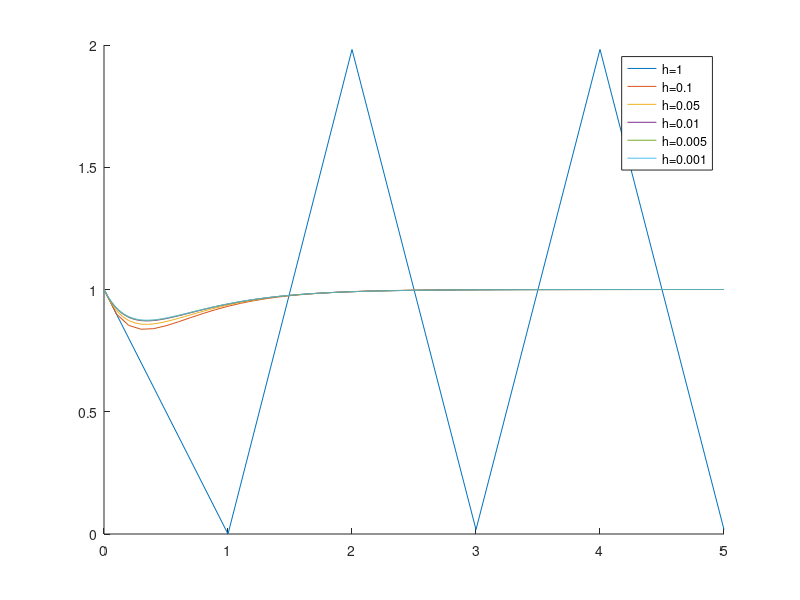

MATLAB code for this plot:

% Euler's Method
% Initial conditions and setup
h = 1; %(enter your step size here);  % step size
x = 0:h:5; %(enter the starting value of x here):h:(enter the ending value of x here);  % the range of x
y = zeros(size(x));  % allocate the result y
y(1) = 1; %(enter the starting value of y here);  % the initial y value
n = numel(y);  % the number of y values

for i=1:n-1
    f = 2-exp(-4*x(i))-2*y(i); %the expression for y' in your DE
    y(i+1) = y(i) + h * f;
end

hold on;
plot(x,y);

%% 0.1
h = 0.1;%(enter your step size here);  % step size
x = 0:h:5; %(enter the starting value of x here):h:(enter the ending value of x here);  % the range of x
y = zeros(size(x));  % allocate the result y
y(1) = 1; %(enter the starting value of y here);  % the initial y value
n = numel(y);  % the number of y values

for i=1:n-1
    f = 2-exp(-4*x(i))-2*y(i); %the expression for y' in your DE
    y(i+1) = y(i) + h * f;
end

hold on;
plot(x,y);

%% 0.05
h = 0.05;%(enter your step size here);  % step size
x = 0:h:5; %(enter the starting value of x here):h:(enter the ending value of x here);  % the range of x
y = zeros(size(x));  % allocate the result y
y(1) = 1; %(enter the starting value of y here);  % the initial y value
n = numel(y);  % the number of y values

for i=1:n-1
    f = 2-exp(-4*x(i))-2*y(i); %the expression for y' in your DE
    y(i+1) = y(i) + h * f;
end

hold on;
plot(x,y);

%% 0.01
h = 0.01;%(enter your step size here);  % step size
x = 0:h:5; %(enter the starting value of x here):h:(enter the ending value of x here);  % the range of x
y = zeros(size(x));  % allocate the result y
y(1) = 1; %(enter the starting value of y here);  % the initial y value
n = numel(y);  % the number of y values

for i=1:n-1
    f = 2-exp(-4*x(i))-2*y(i); %the expression for y' in your DE
    y(i+1) = y(i) + h * f;
end

hold on;
plot(x,y);

%% 0.005
h = 0.005;%(enter your step size here);  % step size
x = 0:h:5; %(enter the starting value of x here):h:(enter the ending value of x here);  % the range of x
y = zeros(size(x));  % allocate the result y
y(1) = 1; %(enter the starting value of y here);  % the initial y value
n = numel(y);  % the number of y values

for i=1:n-1
    f = 2-exp(-4*x(i))-2*y(i); %the expression for y' in your DE
    y(i+1) = y(i) + h * f;
end

hold on;
plot(x,y);

%% 0.001
h = 0.001;%(enter your step size here);  % step size
x = 0:h:5; %(enter the starting value of x here):h:(enter the ending value of x here);  % the range of x
y = zeros(size(x));  % allocate the result y
y(1) = 1; %(enter the starting value of y here);  % the initial y value
n = numel(y);  % the number of y values

for i=1:n-1
    f = 2-exp(-4*x(i))-2*y(i); %the expression for y' in your DE
    y(i+1) = y(i) + h * f;
end

hold on;
plot(x,y);

legend('h=1','h=0.1','h=0.05','h=0.01','h=0.005','h=0.001');